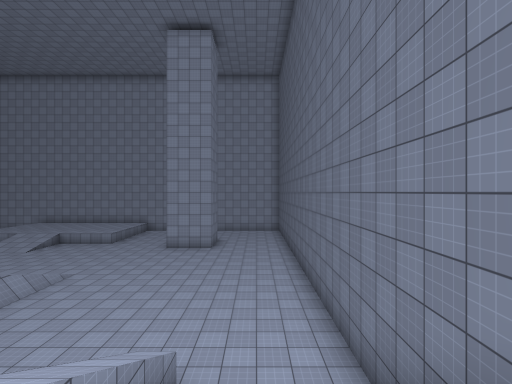
[1] (above)

22 first-person views from a walk through a scene from a Unity 3-D project. The camera is 1.5 m above the floor, looks level and sees 85° across. The floor is counted in squares, 2 m on a side. Each view is taken from the middle of a square. On the plan, view 1 faces up. The plan holds only what a view shows up to about 10 squares ahead; the rest is blank. The place goes on beyond the plan. The player character is not drawn. Surface patterns are stand-ins for the level's own textures.

[2]
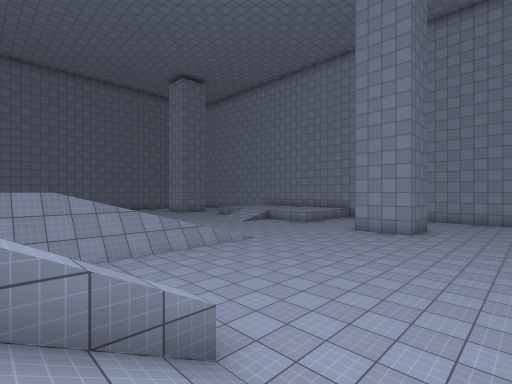

[3]
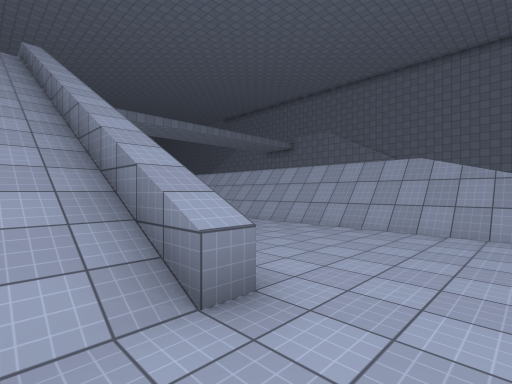

[4]
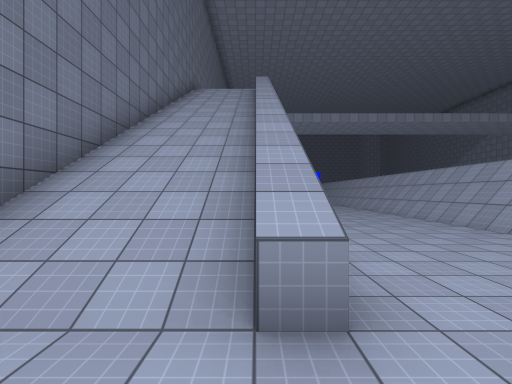

[5]
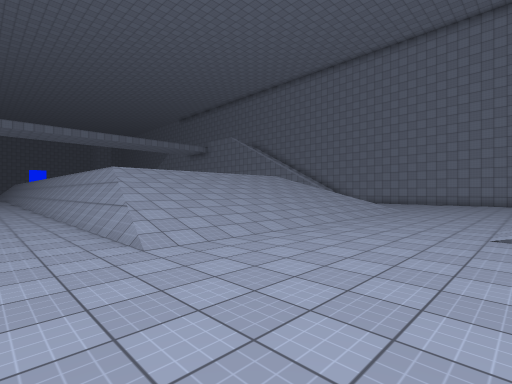

[6]
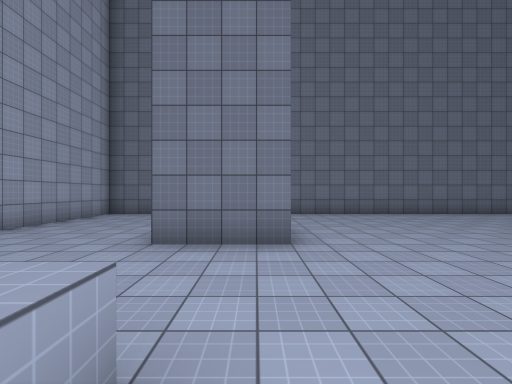

[7]
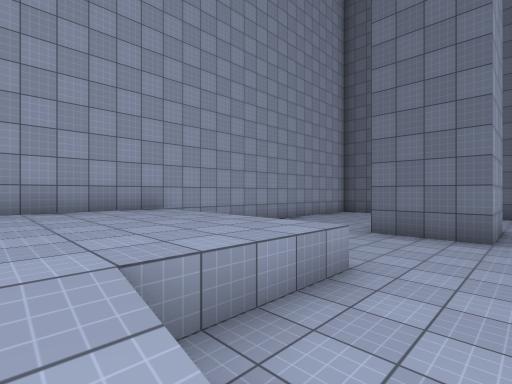

[8]
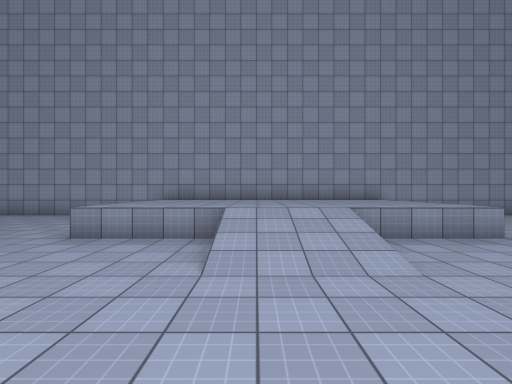

[9]
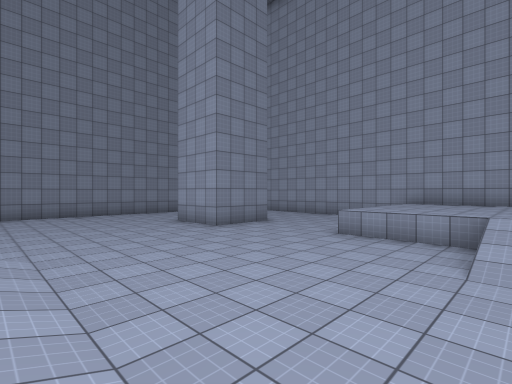

[10]
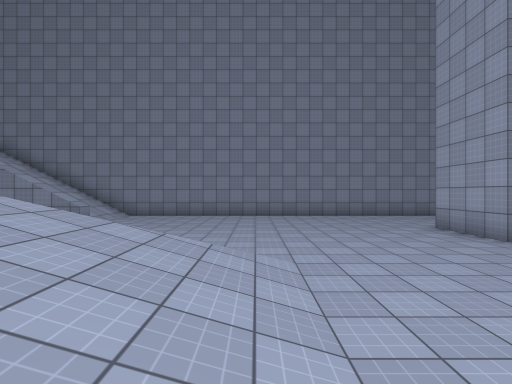

[11]
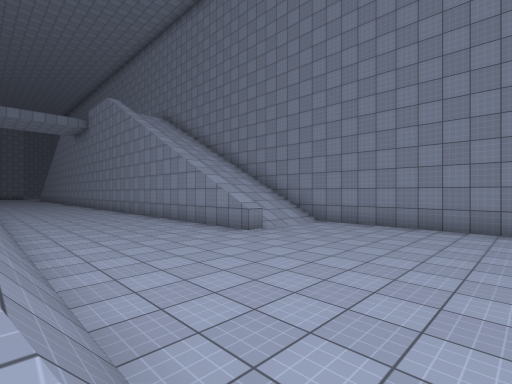

[12]
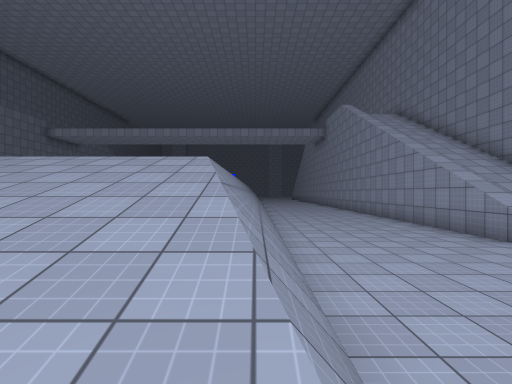

[13]
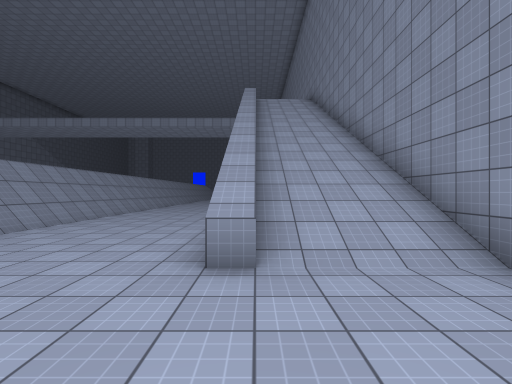

[14]
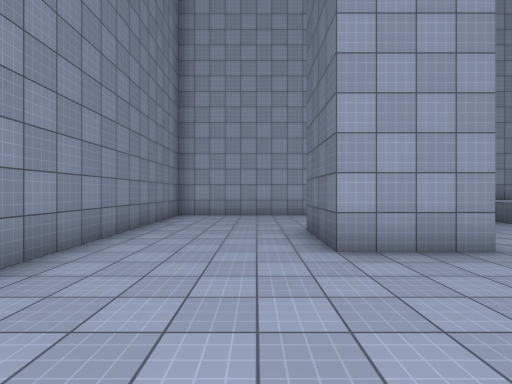

[15]
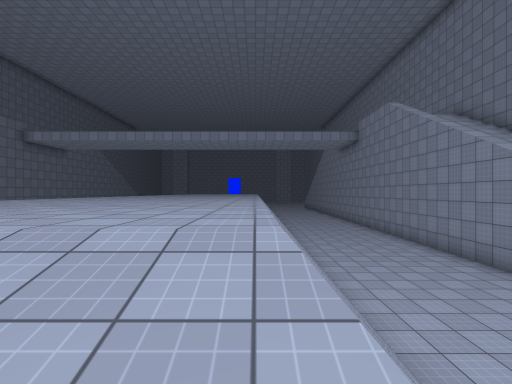

[16]
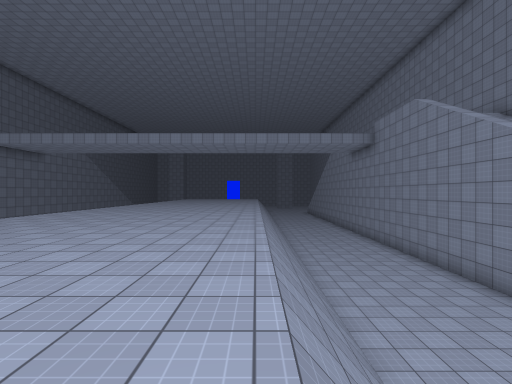

[17]
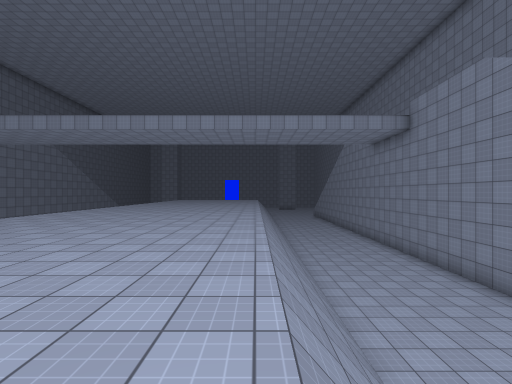

[18]
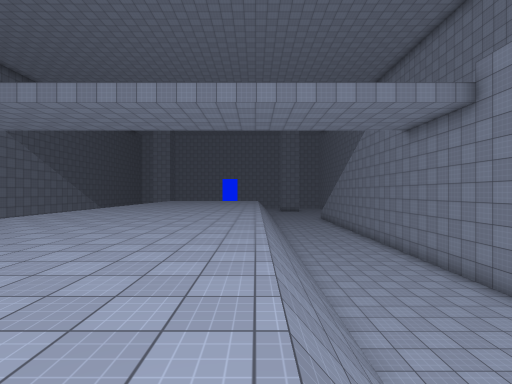

[19]
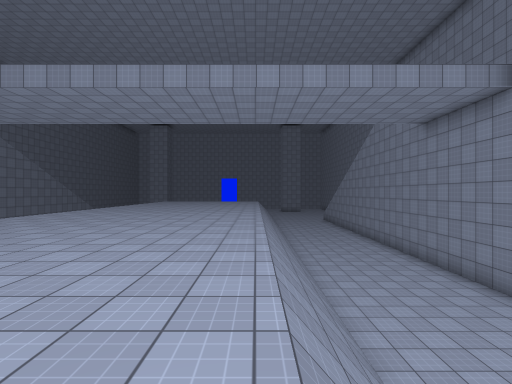

[20]
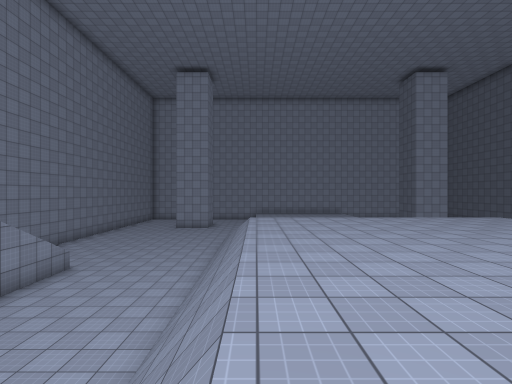

[21]
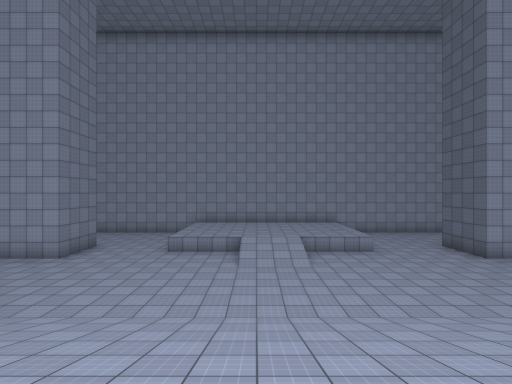

[22]
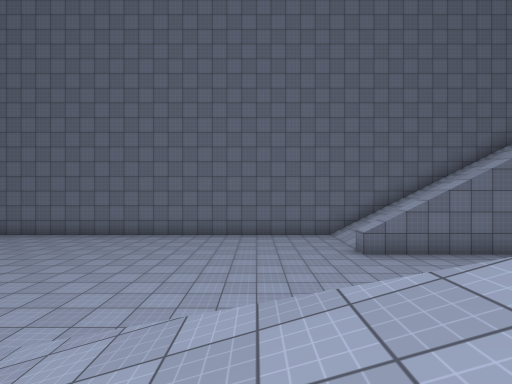

### Floor plan
Key: @ floor where view 1 was taken; # wall or solid block; . main floor; : floor 1 m higher than the main floor; + floor 3 m higher than the main floor; * floor 10 m higher than the main floor; / step, stairs or slope; = window, fence, low wall or low ledge; ^ raised ledge.
Columns run from 23 left of view 1 to 2 right of it. Each row starts with its distance up from view 1.
 18 ##########################
 17 #........:::::::.  ......#
 16 #.... ...:::::::. .......#
 15 #.... ...:::::::.........#
 14 #...###..:::::::=..#  ...#
 13 #...###.....//.....###...#
 12 #...........//...........#
 11 #........................#
 10 #........................#
  9 #........................#
  8 #.......//////////.......#
  7 #.......//////////.......#
  6 #.......=////////=.......#
  5 #.......#////////#.......#
  4 #.......#////////#.......#
  3 #//^....#/++++++/#....^//#
  2 #//^....#/++++++/#....=//#
  1 #//^....#/++++++/#....=//#
  0 #//^....#/++++++/#....=@/#
 -1 #//^....#/++++++/#... =//#
 -2 #//^....#/++++++/#... =//#
 -3 #//^....#/++++++/#..  =//#
 -4 #//^....#/++++++/#..  =//#
 -5 #/ ^....#/++++++/#..  =//#
 -6 #/ ^....#/++++++/     =
 -7 #* ^....#/++++++/     =
 -8    ^....#/++++++/
 -9    ^....#/++++++/
-10    ^....#/++++++/
-11     ....#/++++++/
-12     ....#/++++++/
-13     ....#/++++++/
-14    ^....#/++++++/

Where each view was taken, in squares from view 1:
view 1: 0 up, 0 right, facing up
view 2: 2 up, 1 right, facing up-left
view 3: 5 up, 0 right, facing down-left
view 4: 5 up, 1 left, facing down
view 5: 12 up, 4 left, facing down-left
view 6: 13 up, 8 left, facing right
view 7: 12 up, 10 left, facing up-right
view 8: 9 up, 11 left, facing up
view 9: 8 up, 11 left, facing up-left
view 10: 8 up, 12 left, facing left
view 11: 8 up, 15 left, facing down-left
view 12: 8 up, 15 left, facing down
view 13: 6 up, 20 left, facing down
view 14: 9 up, 20 left, facing up
view 15: 5 up, 14 left, facing down
view 16: 3 up, 14 left, facing down
view 17: 0 up, 14 left, facing down
view 18: 3 down, 14 left, facing down
view 19: 4 down, 14 left, facing down
view 20: 5 down, 14 left, facing up
view 21: 4 up, 11 left, facing up
view 22: 6 up, 8 left, facing right
